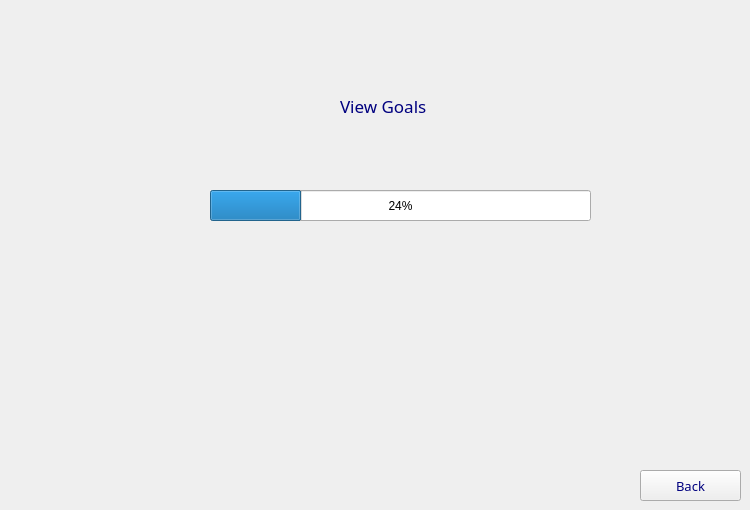
      <widget class="QWidget" name="page_10">
       <widget class="QLabel" name="Title_11">
        <property name="geometry">
         <rect>
          <x>340</x>
          <y>90</y>
          <width>111</width>
          <height>31</height>
         </rect>
        </property>
        <property name="font">
         <font>
          <family>Impact</family>
          <pointsize>13</pointsize>
          <italic>false</italic>
          <bold>false</bold>
         </font>
        </property>
        <property name="styleSheet">
         <string notr="true">QLabel {
	font: 13pt &quot;Impact&quot;;
	color: rgb(0, 0, 127);
}</string>
        </property>
        <property name="text">
         <string>View Goals</string>
        </property>
       </widget>
       <widget class="QProgressBar" name="goalProgressBar">
        <property name="geometry">
         <rect>
          <x>210</x>
          <y>190</y>
          <width>381</width>
          <height>31</height>
         </rect>
        </property>
        <property name="value">
         <number>24</number>
        </property>
       </widget>
       <widget class="QLabel" name="goalDetailsLabel">
        <property name="geometry">
         <rect>
          <x>300</x>
          <y>140</y>
          <width>181</width>
          <height>31</height>
         </rect>
        </property>
        <property name="font">
         <font>
          <family>Modern No. 20</family>
          <pointsize>11</pointsize>
          <italic>false</italic>
          <bold>false</bold>
         </font>
        </property>
        <property name="styleSheet">
         <string notr="true">QLabel {
	font: 11pt &quot;Modern No. 20&quot;;
	color: rgb(0, 0, 127);
}</string>
        </property>
        <property name="text">
         <string/>
        </property>
       </widget>
       <widget class="QPushButton" name="Back_5">
        <property name="geometry">
         <rect>
          <x>640</x>
          <y>470</y>
          <width>101</width>
          <height>31</height>
         </rect>
        </property>
        <property name="font">
         <font>
          <family>Modern No. 20</family>
          <pointsize>10</pointsize>
          <italic>false</italic>
          <bold>false</bold>
         </font>
        </property>
        <property name="styleSheet">
         <string notr="true">
	font: 10pt &quot;Modern No. 20&quot;;
	color: rgb(0, 0, 127);
</string>
        </property>
        <property name="text">
         <string>Back</string>
        </property>
       </widget>
      </widget>
